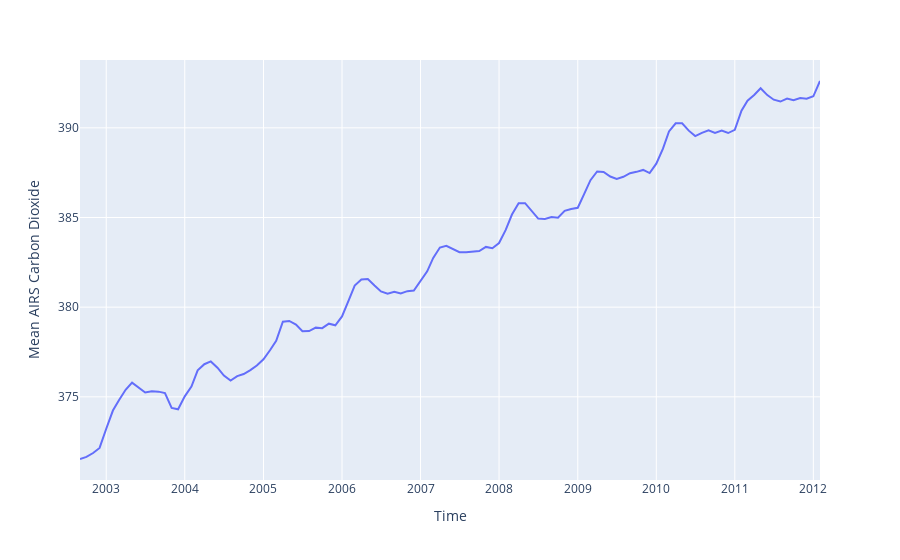

The notebook cell saved with this chart:
### Code cell
px.line(co2_data, x="Time", y="Mean AIRS Carbon Dioxide")
